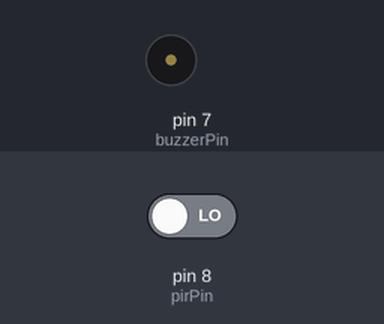
Recording of a sketch running on a simulated Arduino Uno, built with avr-gcc and run on an emulated ATmega328P. Parts: buzzer (waves = sounding). The inputs (shaded band) are chosen by the test bench; at power-on: pin 8 (pirPin) LOW.

Above: at 1.2 s.
1.3 s: pin 8 (pirPin) driven HIGH
At 2.1 s:
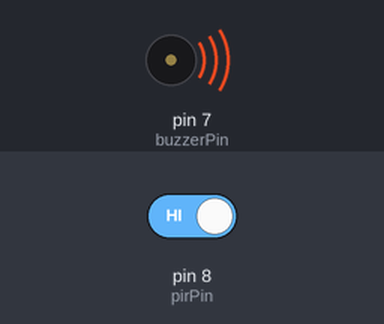
Timing chart, 0 to 4.3 s (numbered marks = the images above; inputs shaded):
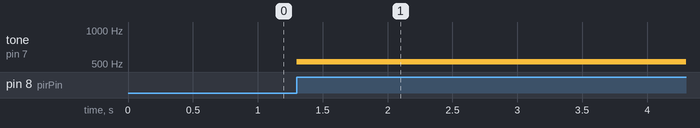

Measured:
- after the input at 1.3 s, tone on pin 7 (buzzerPin): silent → 523 Hz at once

The sketch:

motionDetector.ino
```cpp
#include "pitches.h"

int pirPin = 8; // Input for HC-S501
int pirValue; // Place to store read PIR Value
int buzzerPin = 7;
int toneLength = 100; //500 ms duration
void setup() {
  pinMode(buzzerPin,OUTPUT);
  pinMode(pirPin, INPUT);
  Serial.begin(9600);
}

void loop() {
  pirValue = digitalRead(pirPin);
  if (pirValue == HIGH){
    tone(buzzerPin,NOTE_C5,toneLength);
  }

}
```
